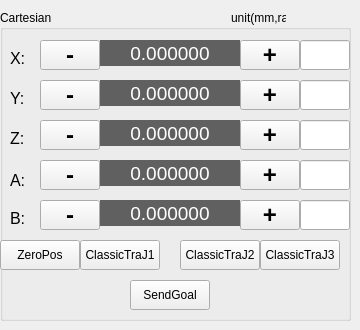
   <widget class="QWidget" name="tab">
    <attribute name="title">
     <string>Task</string>
    </attribute>
    <widget class="QGroupBox" name="groupBox_Car">
     <property name="geometry">
      <rect>
       <x>0</x>
       <y>10</y>
       <width>351</width>
       <height>311</height>
      </rect>
     </property>
     <property name="title">
      <string>Cartesian                                                      unit(mm,rad)</string>
     </property>
     <widget class="QPushButton" name="pbn_xLeft">
      <property name="geometry">
       <rect>
        <x>40</x>
        <y>30</y>
        <width>60</width>
        <height>30</height>
       </rect>
      </property>
      <property name="font">
       <font>
        <family>Ubuntu</family>
        <pointsize>18</pointsize>
        <weight>75</weight>
        <bold>true</bold>
       </font>
      </property>
      <property name="text">
       <string>-</string>
      </property>
      <property name="autoRepeat">
       <bool>true</bool>
      </property>
     </widget>
     <widget class="QLabel" name="label">
      <property name="geometry">
       <rect>
        <x>10</x>
        <y>40</y>
        <width>21</width>
        <height>16</height>
       </rect>
      </property>
      <property name="font">
       <font>
        <pointsize>12</pointsize>
       </font>
      </property>
      <property name="text">
       <string>X:</string>
      </property>
     </widget>
     <widget class="QLabel" name="lb_X">
      <property name="geometry">
       <rect>
        <x>100</x>
        <y>30</y>
        <width>140</width>
        <height>26</height>
       </rect>
      </property>
      <property name="font">
       <font>
        <pointsize>14</pointsize>
       </font>
      </property>
      <property name="styleSheet">
       <string notr="true">background-color: rgb(96, 96, 96);
color: white;</string>
      </property>
      <property name="text">
       <string>0.000000</string>
      </property>
      <property name="alignment">
       <set>Qt::AlignCenter</set>
      </property>
     </widget>
     <widget class="QPushButton" name="pbn_xRight">
      <property name="geometry">
       <rect>
        <x>240</x>
        <y>30</y>
        <width>60</width>
        <height>30</height>
       </rect>
      </property>
      <property name="font">
       <font>
        <family>Ubuntu</family>
        <pointsize>18</pointsize>
        <weight>75</weight>
        <bold>true</bold>
       </font>
      </property>
      <property name="text">
       <string>+</string>
      </property>
      <property name="autoRepeat">
       <bool>true</bool>
      </property>
     </widget>
     <widget class="QPushButton" name="pbn_yRight">
      <property name="geometry">
       <rect>
        <x>240</x>
        <y>70</y>
        <width>60</width>
        <height>30</height>
       </rect>
      </property>
      <property name="font">
       <font>
        <family>Ubuntu</family>
        <pointsize>18</pointsize>
        <weight>75</weight>
        <bold>true</bold>
       </font>
      </property>
      <property name="text">
       <string>+</string>
      </property>
      <property name="autoRepeat">
       <bool>true</bool>
      </property>
     </widget>
     <widget class="QLabel" name="lb_Y">
      <property name="geometry">
       <rect>
        <x>100</x>
        <y>70</y>
        <width>140</width>
        <height>26</height>
       </rect>
      </property>
      <property name="palette">
       <palette>
        <active>
         <colorrole role="WindowText">
          <brush brushstyle="SolidPattern">
           <color alpha="255">
            <red>255</red>
            <green>255</green>
            <blue>255</blue>
           </color>
          </brush>
         </colorrole>
         <colorrole role="Button">
          <brush brushstyle="SolidPattern">
           <color alpha="255">
            <red>96</red>
            <green>96</green>
            <blue>96</blue>
           </color>
          </brush>
         </colorrole>
         <colorrole role="Light">
          <brush brushstyle="SolidPattern">
           <color alpha="255">
            <red>0</red>
            <green>0</green>
            <blue>0</blue>
           </color>
          </brush>
         </colorrole>
         <colorrole role="Midlight">
          <brush brushstyle="SolidPattern">
           <color alpha="255">
            <red>0</red>
            <green>0</green>
            <blue>0</blue>
           </color>
          </brush>
         </colorrole>
         <colorrole role="Dark">
          <brush brushstyle="SolidPattern">
           <color alpha="255">
            <red>0</red>
            <green>0</green>
            <blue>0</blue>
           </color>
          </brush>
         </colorrole>
         <colorrole role="Mid">
          <brush brushstyle="SolidPattern">
           <color alpha="255">
            <red>0</red>
            <green>0</green>
            <blue>0</blue>
           </color>
          </brush>
         </colorrole>
         <colorrole role="Text">
          <brush brushstyle="SolidPattern">
           <color alpha="255">
            <red>255</red>
            <green>255</green>
            <blue>255</blue>
           </color>
          </brush>
         </colorrole>
         <colorrole role="BrightText">
          <brush brushstyle="SolidPattern">
           <color alpha="255">
            <red>255</red>
            <green>255</green>
            <blue>255</blue>
           </color>
          </brush>
         </colorrole>
         <colorrole role="ButtonText">
          <brush brushstyle="SolidPattern">
           <color alpha="255">
            <red>255</red>
            <green>255</green>
            <blue>255</blue>
           </color>
          </brush>
         </colorrole>
         <colorrole role="Base">
          <brush brushstyle="SolidPattern">
           <color alpha="255">
            <red>96</red>
            <green>96</green>
            <blue>96</blue>
           </color>
          </brush>
         </colorrole>
         <colorrole role="Window">
          <brush brushstyle="SolidPattern">
           <color alpha="255">
            <red>96</red>
            <green>96</green>
            <blue>96</blue>
           </color>
          </brush>
         </colorrole>
         <colorrole role="Shadow">
          <brush brushstyle="SolidPattern">
           <color alpha="255">
            <red>0</red>
            <green>0</green>
            <blue>0</blue>
           </color>
          </brush>
         </colorrole>
         <colorrole role="AlternateBase">
          <brush brushstyle="SolidPattern">
           <color alpha="255">
            <red>0</red>
            <green>0</green>
            <blue>0</blue>
           </color>
          </brush>
         </colorrole>
         <colorrole role="ToolTipBase">
          <brush brushstyle="SolidPattern">
           <color alpha="255">
            <red>255</red>
            <green>255</green>
            <blue>220</blue>
           </color>
          </brush>
         </colorrole>
         <colorrole role="ToolTipText">
          <brush brushstyle="SolidPattern">
           <color alpha="255">
            <red>0</red>
            <green>0</green>
            <blue>0</blue>
           </color>
          </brush>
         </colorrole>
        </active>
        <inactive>
         <colorrole role="WindowText">
          <brush brushstyle="SolidPattern">
           <color alpha="255">
            <red>255</red>
            <green>255</green>
            <blue>255</blue>
           </color>
          </brush>
         </colorrole>
         <colorrole role="Button">
          <brush brushstyle="SolidPattern">
           <color alpha="255">
            <red>96</red>
            <green>96</green>
            <blue>96</blue>
           </color>
          </brush>
         </colorrole>
         <colorrole role="Light">
          <brush brushstyle="SolidPattern">
           <color alpha="255">
            <red>0</red>
            <green>0</green>
            <blue>0</blue>
           </color>
          </brush>
         </colorrole>
         <colorrole role="Midlight">
          <brush brushstyle="SolidPattern">
           <color alpha="255">
            <red>0</red>
            <green>0</green>
            <blue>0</blue>
           </color>
          </brush>
         </colorrole>
         <colorrole role="Dark">
          <brush brushstyle="SolidPattern">
           <color alpha="255">
            <red>0</red>
            <green>0</green>
            <blue>0</blue>
           </color>
          </brush>
         </colorrole>
         <colorrole role="Mid">
          <brush brushstyle="SolidPattern">
           <color alpha="255">
            <red>0</red>
            <green>0</green>
            <blue>0</blue>
           </color>
          </brush>
         </colorrole>
         <colorrole role="Text">
          <brush brushstyle="SolidPattern">
           <color alpha="255">
            <red>255</red>
            <green>255</green>
            <blue>255</blue>
           </color>
          </brush>
         </colorrole>
         <colorrole role="BrightText">
          <brush brushstyle="SolidPattern">
           <color alpha="255">
            <red>255</red>
            <green>255</green>
            <blue>255</blue>
           </color>
          </brush>
         </colorrole>
         <colorrole role="ButtonText">
          <brush brushstyle="SolidPattern">
           <color alpha="255">
            <red>255</red>
            <green>255</green>
            <blue>255</blue>
           </color>
          </brush>
         </colorrole>
         <colorrole role="Base">
          <brush brushstyle="SolidPattern">
           <color alpha="255">
            <red>96</red>
            <green>96</green>
            <blue>96</blue>
           </color>
          </brush>
         </colorrole>
         <colorrole role="Window">
          <brush brushstyle="SolidPattern">
           <color alpha="255">
            <red>96</red>
            <green>96</green>
            <blue>96</blue>
           </color>
          </brush>
         </colorrole>
         <colorrole role="Shadow">
          <brush brushstyle="SolidPattern">
           <color alpha="255">
            <red>0</red>
            <green>0</green>
            <blue>0</blue>
           </color>
          </brush>
         </colorrole>
         <colorrole role="AlternateBase">
          <brush brushstyle="SolidPattern">
           <color alpha="255">
            <red>0</red>
            <green>0</green>
            <blue>0</blue>
           </color>
          </brush>
         </colorrole>
         <colorrole role="ToolTipBase">
          <brush brushstyle="SolidPattern">
           <color alpha="255">
            <red>255</red>
            <green>255</green>
            <blue>220</blue>
           </color>
          </brush>
         </colorrole>
         <colorrole role="ToolTipText">
          <brush brushstyle="SolidPattern">
           <color alpha="255">
            <red>0</red>
            <green>0</green>
            <blue>0</blue>
           </color>
          </brush>
         </colorrole>
        </inactive>
        <disabled>
         <colorrole role="WindowText">
          <brush brushstyle="SolidPattern">
           <color alpha="255">
            <red>255</red>
            <green>255</green>
            <blue>255</blue>
           </color>
          </brush>
         </colorrole>
         <colorrole role="Button">
          <brush brushstyle="SolidPattern">
           <color alpha="255">
            <red>96</red>
            <green>96</green>
            <blue>96</blue>
           </color>
          </brush>
         </colorrole>
         <colorrole role="Light">
          <brush brushstyle="SolidPattern">
           <color alpha="255">
            <red>0</red>
            <green>0</green>
            <blue>0</blue>
           </color>
          </brush>
         </colorrole>
         <colorrole role="Midlight">
          <brush brushstyle="SolidPattern">
           <color alpha="255">
            <red>0</red>
            <green>0</green>
            <blue>0</blue>
           </color>
          </brush>
         </colorrole>
         <colorrole role="Dark">
          <brush brushstyle="SolidPattern">
           <color alpha="255">
            <red>0</red>
            <green>0</green>
            <blue>0</blue>
           </color>
          </brush>
         </colorrole>
         <colorrole role="Mid">
          <brush brushstyle="SolidPattern">
           <color alpha="255">
            <red>0</red>
            <green>0</green>
            <blue>0</blue>
           </color>
          </brush>
         </colorrole>
         <colorrole role="Text">
          <brush brushstyle="SolidPattern">
           <color alpha="255">
            <red>255</red>
            <green>255</green>
            <blue>255</blue>
           </color>
          </brush>
         </colorrole>
         <colorrole role="BrightText">
          <brush brushstyle="SolidPattern">
           <color alpha="255">
            <red>255</red>
            <green>255</green>
            <blue>255</blue>
           </color>
          </brush>
         </colorrole>
         <colorrole role="ButtonText">
          <brush brushstyle="SolidPattern">
           <color alpha="255">
            <red>255</red>
            <green>255</green>
            <blue>255</blue>
           </color>
          </brush>
         </colorrole>
         <colorrole role="Base">
          <brush brushstyle="SolidPattern">
           <color alpha="255">
            <red>96</red>
            <green>96</green>
            <blue>96</blue>
           </color>
          </brush>
         </colorrole>
         <colorrole role="Window">
          <brush brushstyle="SolidPattern">
           <color alpha="255">
            <red>96</red>
            <green>96</green>
            <blue>96</blue>
           </color>
          </brush>
         </colorrole>
         <colorrole role="Shadow">
          <brush brushstyle="SolidPattern">
           <color alpha="255">
            <red>0</red>
            <green>0</green>
            <blue>0</blue>
           </color>
          </brush>
         </colorrole>
         <colorrole role="AlternateBase">
          <brush brushstyle="SolidPattern">
           <color alpha="255">
            <red>0</red>
            <green>0</green>
            <blue>0</blue>
           </color>
          </brush>
         </colorrole>
         <colorrole role="ToolTipBase">
          <brush brushstyle="SolidPattern">
           <color alpha="255">
            <red>255</red>
            <green>255</green>
            <blue>220</blue>
           </color>
          </brush>
         </colorrole>
         <colorrole role="ToolTipText">
          <brush brushstyle="SolidPattern">
           <color alpha="255">
            <red>0</red>
            <green>0</green>
            <blue>0</blue>
           </color>
          </brush>
         </colorrole>
        </disabled>
       </palette>
      </property>
      <property name="font">
       <font>
        <pointsize>14</pointsize>
       </font>
      </property>
      <property name="styleSheet">
       <string notr="true">background-color: rgb(96, 96, 96);
color: white;</string>
      </property>
      <property name="frameShadow">
       <enum>QFrame::Sunken</enum>
      </property>
      <property name="text">
       <string>0.000000</string>
      </property>
      <property name="alignment">
       <set>Qt::AlignCenter</set>
      </property>
     </widget>
     <widget class="QLabel" name="label_4">
      <property name="geometry">
       <rect>
        <x>10</x>
        <y>80</y>
        <width>21</width>
        <height>16</height>
       </rect>
      </property>
      <property name="font">
       <font>
        <pointsize>12</pointsize>
       </font>
      </property>
      <property name="text">
       <string>Y:</string>
      </property>
     </widget>
     <widget class="QPushButton" name="pbn_yLeft">
      <property name="geometry">
       <rect>
        <x>40</x>
        <y>70</y>
        <width>60</width>
        <height>30</height>
       </rect>
      </property>
      <property name="font">
       <font>
        <family>Ubuntu</family>
        <pointsize>18</pointsize>
        <weight>75</weight>
        <bold>true</bold>
       </font>
      </property>
      <property name="text">
       <string>-</string>
      </property>
      <property name="autoRepeat">
       <bool>true</bool>
      </property>
     </widget>
     <widget class="QLabel" name="label_5">
      <property name="geometry">
       <rect>
        <x>10</x>
        <y>120</y>
        <width>21</width>
        <height>16</height>
       </rect>
      </property>
      <property name="font">
       <font>
        <pointsize>12</pointsize>
       </font>
      </property>
      <property name="text">
       <string>Z:</string>
      </property>
     </widget>
     <widget class="QPushButton" name="pbn_zRight">
      <property name="geometry">
       <rect>
        <x>240</x>
        <y>110</y>
        <width>60</width>
        <height>30</height>
       </rect>
      </property>
      <property name="font">
       <font>
        <family>Ubuntu</family>
        <pointsize>18</pointsize>
        <weight>75</weight>
        <bold>true</bold>
       </font>
      </property>
      <property name="text">
       <string>+</string>
      </property>
      <property name="autoRepeat">
       <bool>true</bool>
      </property>
     </widget>
     <widget class="QPushButton" name="pbn_zLeft">
      <property name="geometry">
       <rect>
        <x>40</x>
        <y>110</y>
        <width>60</width>
        <height>30</height>
       </rect>
      </property>
      <property name="font">
       <font>
        <family>Ubuntu</family>
        <pointsize>18</pointsize>
        <weight>75</weight>
        <bold>true</bold>
       </font>
      </property>
      <property name="text">
       <string>-</string>
      </property>
      <property name="autoRepeat">
       <bool>true</bool>
      </property>
     </widget>
     <widget class="QLabel" name="lb_Z">
      <property name="geometry">
       <rect>
        <x>100</x>
        <y>110</y>
        <width>140</width>
        <height>26</height>
       </rect>
      </property>
      <property name="font">
       <font>
        <pointsize>14</pointsize>
       </font>
      </property>
      <property name="styleSheet">
       <string notr="true">background-color: rgb(96, 96, 96);
color: white;</string>
      </property>
      <property name="text">
       <string>0.000000</string>
      </property>
      <property name="alignment">
       <set>Qt::AlignCenter</set>
      </property>
     </widget>
     <widget class="QPushButton" name="pbn_rollRight">
      <property name="geometry">
       <rect>
        <x>240</x>
        <y>150</y>
        <width>60</width>
        <height>30</height>
       </rect>
      </property>
      <property name="font">
       <font>
        <family>Ubuntu</family>
        <pointsize>18</pointsize>
        <weight>75</weight>
        <bold>true</bold>
       </font>
      </property>
      <property name="text">
       <string>+</string>
      </property>
      <property name="autoRepeat">
       <bool>true</bool>
      </property>
     </widget>
     <widget class="QLabel" name="label_7">
      <property name="geometry">
       <rect>
        <x>10</x>
        <y>160</y>
        <width>21</width>
        <height>20</height>
       </rect>
      </property>
      <property name="font">
       <font>
        <pointsize>12</pointsize>
       </font>
      </property>
      <property name="text">
       <string>A:</string>
      </property>
     </widget>
     <widget class="QLabel" name="lb_roll">
      <property name="geometry">
       <rect>
        <x>100</x>
        <y>150</y>
        <width>140</width>
        <height>26</height>
       </rect>
      </property>
      <property name="font">
       <font>
        <pointsize>14</pointsize>
       </font>
      </property>
      <property name="styleSheet">
       <string notr="true">background-color: rgb(96, 96, 96);
color: white;</string>
      </property>
      <property name="text">
       <string>0.000000</string>
      </property>
      <property name="alignment">
       <set>Qt::AlignCenter</set>
      </property>
     </widget>
     <widget class="QPushButton" name="pbn_rollLeft">
      <property name="geometry">
       <rect>
        <x>40</x>
        <y>150</y>
        <width>60</width>
        <height>30</height>
       </rect>
      </property>
      <property name="font">
       <font>
        <family>Ubuntu</family>
        <pointsize>18</pointsize>
        <weight>75</weight>
        <bold>true</bold>
       </font>
      </property>
      <property name="text">
       <string>-</string>
      </property>
      <property name="autoRepeat">
       <bool>true</bool>
      </property>
     </widget>
     <widget class="QPushButton" name="pbn_pitchRight">
      <property name="geometry">
       <rect>
        <x>240</x>
        <y>190</y>
        <width>60</width>
        <height>30</height>
       </rect>
      </property>
      <property name="font">
       <font>
        <family>Ubuntu</family>
        <pointsize>18</pointsize>
        <weight>75</weight>
        <bold>true</bold>
       </font>
      </property>
      <property name="text">
       <string>+</string>
      </property>
      <property name="autoRepeat">
       <bool>true</bool>
      </property>
     </widget>
     <widget class="QLabel" name="lb_pitch">
      <property name="geometry">
       <rect>
        <x>100</x>
        <y>190</y>
        <width>140</width>
        <height>26</height>
       </rect>
      </property>
      <property name="font">
       <font>
        <pointsize>14</pointsize>
       </font>
      </property>
      <property name="styleSheet">
       <string notr="true">background-color: rgb(96, 96, 96);
color: white;</string>
      </property>
      <property name="text">
       <string>0.000000</string>
      </property>
      <property name="alignment">
       <set>Qt::AlignCenter</set>
      </property>
     </widget>
     <widget class="QLabel" name="label_10">
      <property name="geometry">
       <rect>
        <x>10</x>
        <y>200</y>
        <width>21</width>
        <height>16</height>
       </rect>
      </property>
      <property name="font">
       <font>
        <pointsize>12</pointsize>
       </font>
      </property>
      <property name="text">
       <string>B:</string>
      </property>
     </widget>
     <widget class="QPushButton" name="pbn_pitchLeft">
      <property name="geometry">
       <rect>
        <x>40</x>
        <y>190</y>
        <width>60</width>
        <height>30</height>
       </rect>
      </property>
      <property name="font">
       <font>
        <family>Ubuntu</family>
        <pointsize>18</pointsize>
        <weight>75</weight>
        <bold>true</bold>
       </font>
      </property>
      <property name="text">
       <string>-</string>
      </property>
      <property name="autoRepeat">
       <bool>true</bool>
      </property>
     </widget>
     <widget class="QPushButton" name="pbn_sendGoal">
      <property name="geometry">
       <rect>
        <x>130</x>
        <y>270</y>
        <width>80</width>
        <height>30</height>
       </rect>
      </property>
      <property name="text">
       <string>SendGoal</string>
      </property>
     </widget>
     <widget class="QLineEdit" name="le_pitch">
      <property name="geometry">
       <rect>
        <x>300</x>
        <y>190</y>
        <width>50</width>
        <height>30</height>
       </rect>
      </property>
     </widget>
     <widget class="QLineEdit" name="le_X">
      <property name="geometry">
       <rect>
        <x>300</x>
        <y>30</y>
        <width>50</width>
        <height>30</height>
       </rect>
      </property>
     </widget>
     <widget class="QLineEdit" name="le_Y">
      <property name="geometry">
       <rect>
        <x>300</x>
        <y>70</y>
        <width>50</width>
        <height>30</height>
       </rect>
      </property>
     </widget>
     <widget class="QLineEdit" name="le_Z">
      <property name="geometry">
       <rect>
        <x>300</x>
        <y>110</y>
        <width>50</width>
        <height>30</height>
       </rect>
      </property>
     </widget>
     <widget class="QLineEdit" name="le_roll">
      <property name="geometry">
       <rect>
        <x>300</x>
        <y>150</y>
        <width>50</width>
        <height>30</height>
       </rect>
      </property>
     </widget>
     <widget class="QPushButton" name="pbn_classicTraj1">
      <property name="geometry">
       <rect>
        <x>80</x>
        <y>230</y>
        <width>80</width>
        <height>30</height>
       </rect>
      </property>
      <property name="text">
       <string>ClassicTraJ1</string>
      </property>
     </widget>
     <widget class="QPushButton" name="pbn_classicTraj2">
      <property name="geometry">
       <rect>
        <x>180</x>
        <y>230</y>
        <width>80</width>
        <height>30</height>
       </rect>
      </property>
      <property name="text">
       <string>ClassicTraJ2</string>
      </property>
     </widget>
     <widget class="QPushButton" name="pbn_classicTraj3">
      <property name="geometry">
       <rect>
        <x>260</x>
        <y>230</y>
        <width>80</width>
        <height>30</height>
       </rect>
      </property>
      <property name="text">
       <string>ClassicTraJ3</string>
      </property>
     </widget>
     <widget class="QPushButton" name="pbn_zero">
      <property name="geometry">
       <rect>
        <x>0</x>
        <y>230</y>
        <width>80</width>
        <height>30</height>
       </rect>
      </property>
      <property name="text">
       <string>ZeroPos</string>
      </property>
     </widget>
    </widget>
   </widget>
